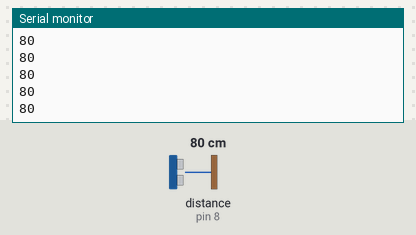
A sketch run on a simulated Arduino Uno, built with avr-gcc and run on an emulated ATmega328P. On the bench: the last lines printed to the serial monitor. Inputs (shaded band) come from the test bench; at power-on: distance to the obstacle (sensor on pin 8) 80 cm. The echo pulse lasts 58.3 µs per cm.

Above: at 1.2 s.
1.3 s: distance to the obstacle (sensor on pin 8) set to 2 cm
At 1.34 s:
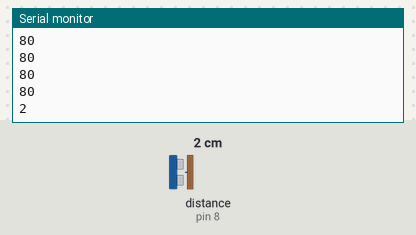
2.8 s: distance to the obstacle (sensor on pin 8) set to 4 cm
At 2.82 s:
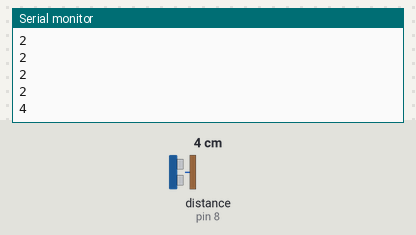
Timing chart, 0 to 5.8 s (numbered marks = the images above; inputs shaded):
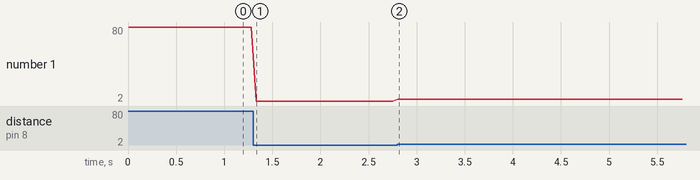

Measured:
- after the input at 1.3 s, the serial monitor: prints a new line at once (image 1)
- after the input at 2.8 s, the serial monitor: prints a new line at once (image 2)
- plotted number 1: 80 → 2 after the input at 1.3 s, 2 → 4 after the input at 2.8 s

The sketch:

simpleUltrasonic.ino
```cpp
// Download library
#include <HCSR04.h>

#define TRIG 9
#define ECHO 8

UltraSonicDistanceSensor distanceSensor(TRIG, ECHO); // initialize sensor

void setup ()
{
  Serial.begin(9600);
}

void loop ()
{
  // get distance from the sensor and print it
  int cm = distanceSensor.measureDistanceCm();
  Serial.println(cm);

  delay(50);
}
```
